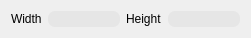
   <widget class="QWidget" name="layoutWidget">
    <property name="geometry">
     <rect>
      <x>140</x>
      <y>650</y>
      <width>251</width>
      <height>35</height>
     </rect>
    </property>
    <layout class="QHBoxLayout" name="horizontalLayout_7">
     <item>
      <widget class="QLabel" name="crop_width">
       <property name="styleSheet">
        <string notr="true">color: rgb(0, 0, 0);
font: 600 9pt &quot;Sitka Text Semibold&quot;;
border-radius: 7px;
box-shadow: 5px 10px 10px rgba(0, 0, 0, 0.5);</string>
       </property>
       <property name="text">
        <string>Width</string>
       </property>
      </widget>
     </item>
     <item>
      <widget class="QLineEdit" name="lineEdit_cropw">
       <property name="styleSheet">
        <string notr="true">background-color: rgb(230, 230, 230);
font: 600 9pt &quot;Sitka Text Semibold&quot;;
color: rgb(9, 9, 9);
border-radius: 7px;
box-shadow: 5px 10px 10px rgba(0, 0, 0, 0.5);

</string>
       </property>
      </widget>
     </item>
     <item>
      <layout class="QHBoxLayout" name="horizontalLayout_9">
       <item>
        <widget class="QLabel" name="crop_height">
         <property name="styleSheet">
          <string notr="true">color: rgb(0, 0, 0);
font: 600 9pt &quot;Sitka Text Semibold&quot;;
border-radius: 7px;
box-shadow: 5px 10px 10px rgba(0, 0, 0, 0.5);</string>
         </property>
         <property name="text">
          <string>Height</string>
         </property>
        </widget>
       </item>
       <item>
        <widget class="QLineEdit" name="lineEdit_croph">
         <property name="styleSheet">
          <string notr="true">background-color: rgb(230, 230, 230);
font: 600 9pt &quot;Sitka Text Semibold&quot;;
color: rgb(9, 9, 9);
border-radius: 7px;
box-shadow: 5px 10px 10px rgba(0, 0, 0, 0.5);

</string>
         </property>
        </widget>
       </item>
      </layout>
     </item>
    </layout>
   </widget>
